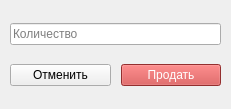
<?xml version="1.0" encoding="UTF-8"?>
<ui version="4.0">
 <class>SellWindow</class>
 <widget class="QMainWindow" name="SellWindow">
  <property name="geometry">
   <rect>
    <x>0</x>
    <y>0</y>
    <width>231</width>
    <height>109</height>
   </rect>
  </property>
  <property name="windowTitle">
   <string>MainWindow</string>
  </property>
  <widget class="QWidget" name="sellWidget">
   <layout class="QGridLayout" name="gridLayout">
    <property name="leftMargin">
     <number>10</number>
    </property>
    <property name="topMargin">
     <number>10</number>
    </property>
    <property name="rightMargin">
     <number>10</number>
    </property>
    <property name="bottomMargin">
     <number>10</number>
    </property>
    <property name="horizontalSpacing">
     <number>10</number>
    </property>
    <property name="verticalSpacing">
     <number>6</number>
    </property>
    <item row="0" column="0" colspan="2">
     <widget class="QLineEdit" name="amount">
      <property name="text">
       <string/>
      </property>
      <property name="placeholderText">
       <string>Количество</string>
      </property>
     </widget>
    </item>
    <item row="1" column="1">
     <widget class="QPushButton" name="sellButton">
      <property name="styleSheet">
       <string notr="true">color: rgb(255, 255, 255);
background-color: rgb(206, 66, 66)</string>
      </property>
      <property name="text">
       <string>Продать</string>
      </property>
      <property name="autoDefault">
       <bool>false</bool>
      </property>
      <property name="default">
       <bool>false</bool>
      </property>
     </widget>
    </item>
    <item row="1" column="0">
     <widget class="QPushButton" name="cancelButton">
      <property name="text">
       <string>Отменить</string>
      </property>
     </widget>
    </item>
   </layout>
  </widget>
 </widget>
 <resources/>
 <connections/>
</ui>
